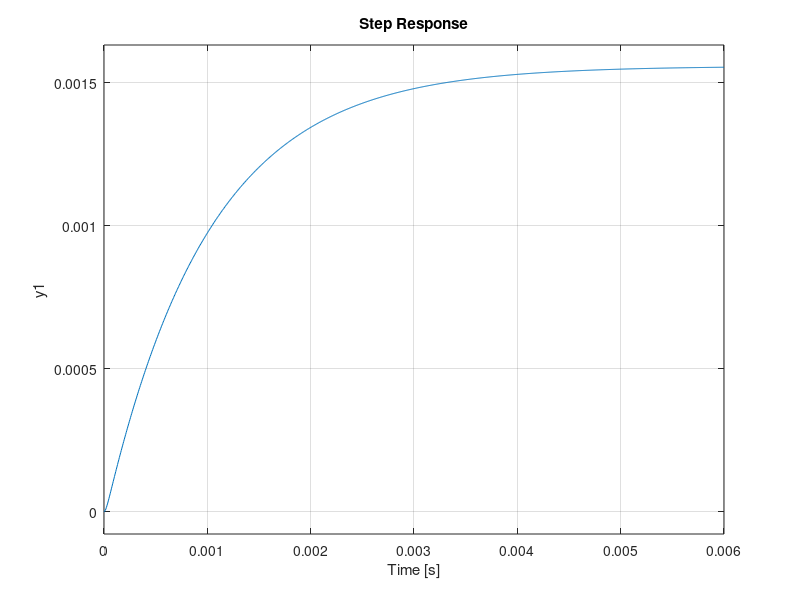

Reproduce this figure in MATLAB. (Note: this script raises an error after producing the figure.)
Speaker_mechanical = tf([1],[25.53543e-3 1343.97]); %speaker transfer function (mechanical part)
Speaker_electrical = tf([1],[10e-3 10]); % speaker transfer function R = 10 ohm and L = 10mH
K1 = 5; %instrumentation amplifier gain
BL = 4.196203; % BL constant
result1 = feedback((Speaker_mechanical * K1 * Speaker_electrical * BL),1); % closed loop system with unity feedback without PID
x = figure;
step(result1);
%--------------------------------------------------------------------------------------------
Kcr = 53641; %critical gain obtained from routh array of G(s)
Pcr = 0.00433562; %critical period, s
% the following three were obtained from Ziegler-Nichols method II table
% for PI controller
Kp_pi = 0.45 * Kcr;
Ki_pi = (1/1.2) * Pcr;
% for PID controller
Kp_pid = 0.6 * Kcr;
Ki_pid = 0.5 * Pcr;
Kd_pid = 0.125 * Pcr;
% %output the values
disp("----------Kp Ki and Kd-----------");
disp("PID: Kp = " + Kp_pid + ", Ki = " + Ki_pid + ", Kd = " + Kd_pid);
% system with PID in series
sys=pid(Kp_pid,Ki_pid,Kd_pid);
result2 = feedback((Speaker_mechanical * K1 * Speaker_electrical * BL*sys),1);
y = figure;
step(result2);
% display the two step responses
figure(x);
grid();
figure(y);
grid();
% Display input and output as arbitrary values
run_time=60;
t = 0:0.1:run_time;
u = t;
[y,t,x] = lsim(result2,u,t);
z=figure;
plot(t,y,'b',t,u,'r')
figure(z);
xlabel('Time (sec)');
ylabel('Amplitude');
title('Input-red, Output-blue');
% measure and calculate steady state error (non linearity)
m1 = (y(end)-y(1))/run_time; %slope of output
m2 = (u(end)-u(1))/run_time; %slope of input
diff = m2-m1;
disp("Steady state error of " + diff + ": ");